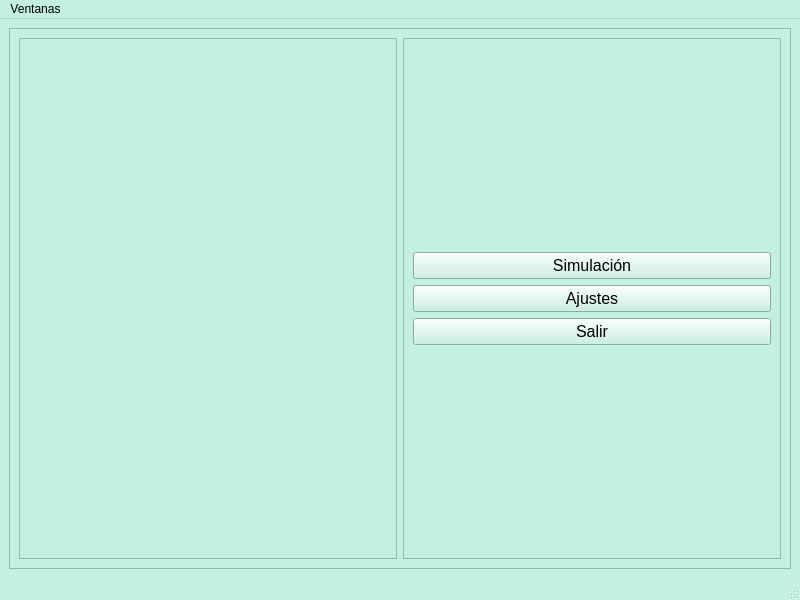
<?xml version="1.0" encoding="UTF-8"?>
<ui version="4.0">
 <class>MainWindow</class>
 <widget class="QMainWindow" name="MainWindow">
  <property name="geometry">
   <rect>
    <x>0</x>
    <y>0</y>
    <width>800</width>
    <height>600</height>
   </rect>
  </property>
  <property name="palette">
   <palette>
    <active>
     <colorrole role="WindowText">
      <brush brushstyle="SolidPattern">
       <color alpha="255">
        <red>0</red>
        <green>0</green>
        <blue>0</blue>
       </color>
      </brush>
     </colorrole>
     <colorrole role="Button">
      <brush brushstyle="SolidPattern">
       <color alpha="255">
        <red>195</red>
        <green>240</green>
        <blue>225</blue>
       </color>
      </brush>
     </colorrole>
     <colorrole role="Light">
      <brush brushstyle="SolidPattern">
       <color alpha="255">
        <red>255</red>
        <green>255</green>
        <blue>255</blue>
       </color>
      </brush>
     </colorrole>
     <colorrole role="Midlight">
      <brush brushstyle="SolidPattern">
       <color alpha="255">
        <red>225</red>
        <green>247</green>
        <blue>240</blue>
       </color>
      </brush>
     </colorrole>
     <colorrole role="Dark">
      <brush brushstyle="SolidPattern">
       <color alpha="255">
        <red>97</red>
        <green>120</green>
        <blue>112</blue>
       </color>
      </brush>
     </colorrole>
     <colorrole role="Mid">
      <brush brushstyle="SolidPattern">
       <color alpha="255">
        <red>130</red>
        <green>160</green>
        <blue>150</blue>
       </color>
      </brush>
     </colorrole>
     <colorrole role="Text">
      <brush brushstyle="SolidPattern">
       <color alpha="255">
        <red>0</red>
        <green>0</green>
        <blue>0</blue>
       </color>
      </brush>
     </colorrole>
     <colorrole role="BrightText">
      <brush brushstyle="SolidPattern">
       <color alpha="255">
        <red>255</red>
        <green>255</green>
        <blue>255</blue>
       </color>
      </brush>
     </colorrole>
     <colorrole role="ButtonText">
      <brush brushstyle="SolidPattern">
       <color alpha="255">
        <red>0</red>
        <green>0</green>
        <blue>0</blue>
       </color>
      </brush>
     </colorrole>
     <colorrole role="Base">
      <brush brushstyle="SolidPattern">
       <color alpha="255">
        <red>255</red>
        <green>255</green>
        <blue>255</blue>
       </color>
      </brush>
     </colorrole>
     <colorrole role="Window">
      <brush brushstyle="SolidPattern">
       <color alpha="255">
        <red>195</red>
        <green>240</green>
        <blue>225</blue>
       </color>
      </brush>
     </colorrole>
     <colorrole role="Shadow">
      <brush brushstyle="SolidPattern">
       <color alpha="255">
        <red>0</red>
        <green>0</green>
        <blue>0</blue>
       </color>
      </brush>
     </colorrole>
     <colorrole role="AlternateBase">
      <brush brushstyle="SolidPattern">
       <color alpha="255">
        <red>225</red>
        <green>247</green>
        <blue>240</blue>
       </color>
      </brush>
     </colorrole>
     <colorrole role="ToolTipBase">
      <brush brushstyle="SolidPattern">
       <color alpha="255">
        <red>255</red>
        <green>255</green>
        <blue>220</blue>
       </color>
      </brush>
     </colorrole>
     <colorrole role="ToolTipText">
      <brush brushstyle="SolidPattern">
       <color alpha="255">
        <red>0</red>
        <green>0</green>
        <blue>0</blue>
       </color>
      </brush>
     </colorrole>
     <colorrole role="PlaceholderText">
      <brush brushstyle="SolidPattern">
       <color alpha="128">
        <red>0</red>
        <green>0</green>
        <blue>0</blue>
       </color>
      </brush>
     </colorrole>
    </active>
    <inactive>
     <colorrole role="WindowText">
      <brush brushstyle="SolidPattern">
       <color alpha="255">
        <red>0</red>
        <green>0</green>
        <blue>0</blue>
       </color>
      </brush>
     </colorrole>
     <colorrole role="Button">
      <brush brushstyle="SolidPattern">
       <color alpha="255">
        <red>195</red>
        <green>240</green>
        <blue>225</blue>
       </color>
      </brush>
     </colorrole>
     <colorrole role="Light">
      <brush brushstyle="SolidPattern">
       <color alpha="255">
        <red>255</red>
        <green>255</green>
        <blue>255</blue>
       </color>
      </brush>
     </colorrole>
     <colorrole role="Midlight">
      <brush brushstyle="SolidPattern">
       <color alpha="255">
        <red>225</red>
        <green>247</green>
        <blue>240</blue>
       </color>
      </brush>
     </colorrole>
     <colorrole role="Dark">
      <brush brushstyle="SolidPattern">
       <color alpha="255">
        <red>97</red>
        <green>120</green>
        <blue>112</blue>
       </color>
      </brush>
     </colorrole>
     <colorrole role="Mid">
      <brush brushstyle="SolidPattern">
       <color alpha="255">
        <red>130</red>
        <green>160</green>
        <blue>150</blue>
       </color>
      </brush>
     </colorrole>
     <colorrole role="Text">
      <brush brushstyle="SolidPattern">
       <color alpha="255">
        <red>0</red>
        <green>0</green>
        <blue>0</blue>
       </color>
      </brush>
     </colorrole>
     <colorrole role="BrightText">
      <brush brushstyle="SolidPattern">
       <color alpha="255">
        <red>255</red>
        <green>255</green>
        <blue>255</blue>
       </color>
      </brush>
     </colorrole>
     <colorrole role="ButtonText">
      <brush brushstyle="SolidPattern">
       <color alpha="255">
        <red>0</red>
        <green>0</green>
        <blue>0</blue>
       </color>
      </brush>
     </colorrole>
     <colorrole role="Base">
      <brush brushstyle="SolidPattern">
       <color alpha="255">
        <red>255</red>
        <green>255</green>
        <blue>255</blue>
       </color>
      </brush>
     </colorrole>
     <colorrole role="Window">
      <brush brushstyle="SolidPattern">
       <color alpha="255">
        <red>195</red>
        <green>240</green>
        <blue>225</blue>
       </color>
      </brush>
     </colorrole>
     <colorrole role="Shadow">
      <brush brushstyle="SolidPattern">
       <color alpha="255">
        <red>0</red>
        <green>0</green>
        <blue>0</blue>
       </color>
      </brush>
     </colorrole>
     <colorrole role="AlternateBase">
      <brush brushstyle="SolidPattern">
       <color alpha="255">
        <red>225</red>
        <green>247</green>
        <blue>240</blue>
       </color>
      </brush>
     </colorrole>
     <colorrole role="ToolTipBase">
      <brush brushstyle="SolidPattern">
       <color alpha="255">
        <red>255</red>
        <green>255</green>
        <blue>220</blue>
       </color>
      </brush>
     </colorrole>
     <colorrole role="ToolTipText">
      <brush brushstyle="SolidPattern">
       <color alpha="255">
        <red>0</red>
        <green>0</green>
        <blue>0</blue>
       </color>
      </brush>
     </colorrole>
     <colorrole role="PlaceholderText">
      <brush brushstyle="SolidPattern">
       <color alpha="128">
        <red>0</red>
        <green>0</green>
        <blue>0</blue>
       </color>
      </brush>
     </colorrole>
    </inactive>
    <disabled>
     <colorrole role="WindowText">
      <brush brushstyle="SolidPattern">
       <color alpha="255">
        <red>97</red>
        <green>120</green>
        <blue>112</blue>
       </color>
      </brush>
     </colorrole>
     <colorrole role="Button">
      <brush brushstyle="SolidPattern">
       <color alpha="255">
        <red>195</red>
        <green>240</green>
        <blue>225</blue>
       </color>
      </brush>
     </colorrole>
     <colorrole role="Light">
      <brush brushstyle="SolidPattern">
       <color alpha="255">
        <red>255</red>
        <green>255</green>
        <blue>255</blue>
       </color>
      </brush>
     </colorrole>
     <colorrole role="Midlight">
      <brush brushstyle="SolidPattern">
       <color alpha="255">
        <red>225</red>
        <green>247</green>
        <blue>240</blue>
       </color>
      </brush>
     </colorrole>
     <colorrole role="Dark">
      <brush brushstyle="SolidPattern">
       <color alpha="255">
        <red>97</red>
        <green>120</green>
        <blue>112</blue>
       </color>
      </brush>
     </colorrole>
     <colorrole role="Mid">
      <brush brushstyle="SolidPattern">
       <color alpha="255">
        <red>130</red>
        <green>160</green>
        <blue>150</blue>
       </color>
      </brush>
     </colorrole>
     <colorrole role="Text">
      <brush brushstyle="SolidPattern">
       <color alpha="255">
        <red>97</red>
        <green>120</green>
        <blue>112</blue>
       </color>
      </brush>
     </colorrole>
     <colorrole role="BrightText">
      <brush brushstyle="SolidPattern">
       <color alpha="255">
        <red>255</red>
        <green>255</green>
        <blue>255</blue>
       </color>
      </brush>
     </colorrole>
     <colorrole role="ButtonText">
      <brush brushstyle="SolidPattern">
       <color alpha="255">
        <red>97</red>
        <green>120</green>
        <blue>112</blue>
       </color>
      </brush>
     </colorrole>
     <colorrole role="Base">
      <brush brushstyle="SolidPattern">
       <color alpha="255">
        <red>195</red>
        <green>240</green>
        <blue>225</blue>
       </color>
      </brush>
     </colorrole>
     <colorrole role="Window">
      <brush brushstyle="SolidPattern">
       <color alpha="255">
        <red>195</red>
        <green>240</green>
        <blue>225</blue>
       </color>
      </brush>
     </colorrole>
     <colorrole role="Shadow">
      <brush brushstyle="SolidPattern">
       <color alpha="255">
        <red>0</red>
        <green>0</green>
        <blue>0</blue>
       </color>
      </brush>
     </colorrole>
     <colorrole role="AlternateBase">
      <brush brushstyle="SolidPattern">
       <color alpha="255">
        <red>195</red>
        <green>240</green>
        <blue>225</blue>
       </color>
      </brush>
     </colorrole>
     <colorrole role="ToolTipBase">
      <brush brushstyle="SolidPattern">
       <color alpha="255">
        <red>255</red>
        <green>255</green>
        <blue>220</blue>
       </color>
      </brush>
     </colorrole>
     <colorrole role="ToolTipText">
      <brush brushstyle="SolidPattern">
       <color alpha="255">
        <red>0</red>
        <green>0</green>
        <blue>0</blue>
       </color>
      </brush>
     </colorrole>
     <colorrole role="PlaceholderText">
      <brush brushstyle="SolidPattern">
       <color alpha="128">
        <red>0</red>
        <green>0</green>
        <blue>0</blue>
       </color>
      </brush>
     </colorrole>
    </disabled>
   </palette>
  </property>
  <property name="windowTitle">
   <string>MainWindow</string>
  </property>
  <widget class="QWidget" name="centralwidget">
   <layout class="QGridLayout" name="gridLayout_3">
    <item row="0" column="0">
     <widget class="QFrame" name="frame_grande">
      <property name="frameShape">
       <enum>QFrame::StyledPanel</enum>
      </property>
      <property name="frameShadow">
       <enum>QFrame::Raised</enum>
      </property>
      <layout class="QHBoxLayout" name="horizontalLayout">
       <item>
        <widget class="QFrame" name="frame_izquierda">
         <property name="frameShape">
          <enum>QFrame::StyledPanel</enum>
         </property>
         <property name="frameShadow">
          <enum>QFrame::Raised</enum>
         </property>
         <layout class="QGridLayout" name="gridLayout_2">
          <item row="0" column="0">
           <widget class="QLabel" name="imagen">
            <property name="text">
             <string/>
            </property>
            <property name="pixmap">
             <pixmap>../ui_utils/images/example.jpg</pixmap>
            </property>
            <property name="scaledContents">
             <bool>true</bool>
            </property>
           </widget>
          </item>
         </layout>
        </widget>
       </item>
       <item>
        <widget class="QFrame" name="frame_derecha">
         <property name="frameShape">
          <enum>QFrame::StyledPanel</enum>
         </property>
         <property name="frameShadow">
          <enum>QFrame::Raised</enum>
         </property>
         <layout class="QGridLayout" name="gridLayout">
          <item row="0" column="0">
           <layout class="QVBoxLayout" name="layout_botones">
            <item>
             <widget class="QPushButton" name="pB_simulacion">
              <property name="font">
               <font>
                <family>Segoe UI</family>
                <pointsize>12</pointsize>
               </font>
              </property>
              <property name="text">
               <string>Simulación</string>
              </property>
             </widget>
            </item>
            <item>
             <widget class="QPushButton" name="pB_ajustes">
              <property name="font">
               <font>
                <family>Segoe UI</family>
                <pointsize>12</pointsize>
               </font>
              </property>
              <property name="text">
               <string>Ajustes</string>
              </property>
             </widget>
            </item>
            <item>
             <widget class="QPushButton" name="pB_salir">
              <property name="font">
               <font>
                <family>Segoe UI</family>
                <pointsize>12</pointsize>
               </font>
              </property>
              <property name="text">
               <string>Salir</string>
              </property>
             </widget>
            </item>
           </layout>
          </item>
         </layout>
        </widget>
       </item>
      </layout>
     </widget>
    </item>
   </layout>
  </widget>
  <widget class="QStatusBar" name="statusbar"/>
  <widget class="QMenuBar" name="menuBar">
   <property name="geometry">
    <rect>
     <x>0</x>
     <y>0</y>
     <width>800</width>
     <height>26</height>
    </rect>
   </property>
   <widget class="QMenu" name="menuVentanas">
    <property name="title">
     <string>Ventanas</string>
    </property>
    <addaction name="actionVentana_simulacion"/>
   </widget>
   <addaction name="menuVentanas"/>
  </widget>
  <action name="accionAbrir_simulacion">
   <property name="text">
    <string>Simulación</string>
   </property>
   <property name="shortcutContext">
    <enum>Qt::WidgetShortcut</enum>
   </property>
  </action>
  <action name="actionSimulationWin">
   <property name="text">
    <string>Simulación</string>
   </property>
  </action>
  <action name="actionVentana_simulacion">
   <property name="text">
    <string>Simulación</string>
   </property>
  </action>
 </widget>
 <resources/>
 <connections/>
</ui>
